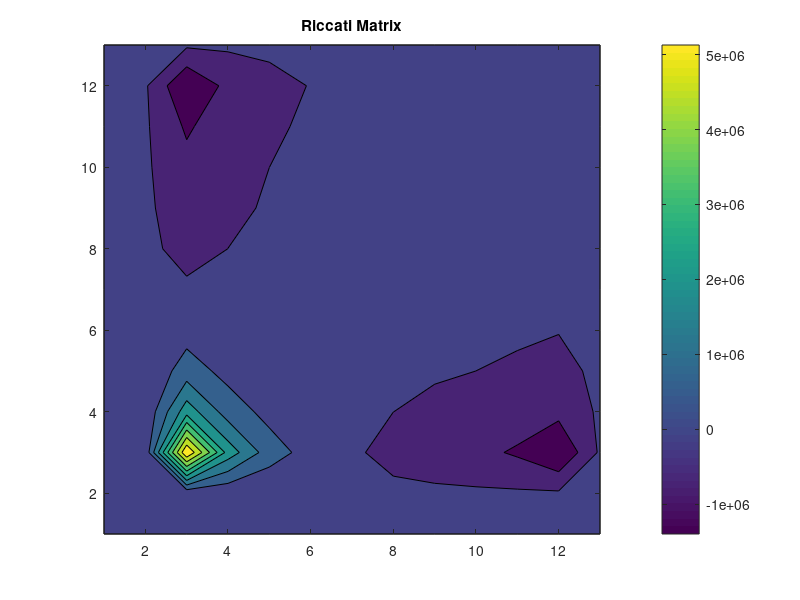
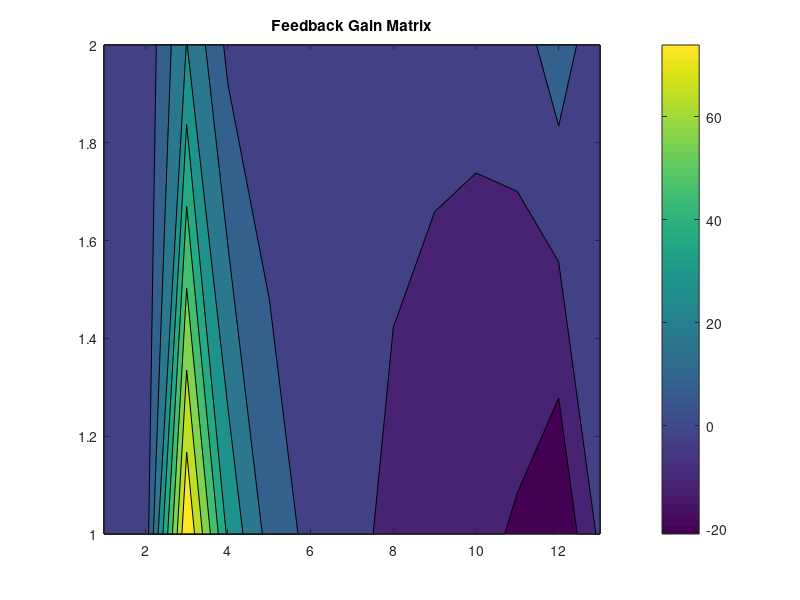

Reproduce these figures in MATLAB, in order. (Note: this script raises an error after producing the figures.)
%%%%%%%% Distillation Column  Davison 2011 %%%%%%%
%%%%%
A=1e-2*[-1.4 0.43 0 0 0 0 0 0 0 0 0;
    0.95 -1.38 0.46 0 0 0 0 0 0 0 0.05;
    0 0.95 -1.41 0.63 0 0 0 0 0 0 0.02;
    0 0 0.95 -1.58 1.1 0 0 0 0 0 0;
    0 0 0 0.95 -3.12 1.50 0 0 0 0 0;
    0 0 0 0 2.02 -3.52 2.20 0 0 0 0;
    0 0 0 0 0 2.02 -4.22 2.80 0 0 0;
    0 0 0 0 0 0 2.02 -4.82 3.70 0 0.02;
    0 0 0 0 0 0 0 2.02 -5.72 4.20 0.05;
    0 0 0 0 0 -0 0 0 2.02 -4.83 0.05;
    2.55 0 0 0 0 0 0 0 0 2.55 -1.85];

B=1e-4*[0 0;
    0.05 25;
    0.02 50;
    0.01 50;
    0 50;
    0 50;
    -0.05 50;
    -0.10 50;
    -0.4 25;
    -0.2 25;
    4.6 0];
%C=[0 0 0 0 0 0 0 0 0 1 0;
%   1 0 0 0 0 0 0 0 0 0 0;
%    0 0 0 0 0 0 0 0 0 0 1];
%D=[0 0;
%    0 0;
%    0 0];
C=[0 0 0 0 0 0 0 0 0 1 0;
   1 0 0 0 0 0 0 0 0 0 0];
D=[0 0;
   0 0];


[n,m]=size(B);
[p,n]=size(C);

Q=eye(n);
R=0.1*eye(m);
[K,S,CLP]=lqr(A,B,Q,R)

[n,m]=size(B);
[p,n]=size(C);

%% Klaman filter
Qe=eye(2);
Re=0.01*eye(p);
[L,P,E] = lqe(A,B,C,Qe,Re);





%% Integral Control

AA=[zeros(p,p) C;
    zeros(n,p) A];
BB=[D;
    B];
QQ=eye(n+p);
RR=eye(m);
[KK,SS,EECLP]=lqr(AA,BB,QQ,RR);
K1=KK(:,1:p);
Ko=KK(:,p+1:n+p);

Bc=-K1;
Cc=[eye(p)];

Ac=zeros(p,p);

figure(1)
contourf(SS)
title('Riccati Matrix');
colorbar

figure(2)
contourf(KK)
title('Feedback Gain Matrix');
colorbar


AAcl=[A B*Cc -B*Ko;
      Bc*C Ac  zeros(p,n);
      L*C B*Cc A-B*Ko-L*C];
BBcl=[zeros(n,m);
      -Bc;
      zeros(n,m)];
CCcl=[C zeros(p,p) zeros(p,n)];
DDcl=zeros(p,m);


figure(3)
step(AAcl,BBcl,CCcl,DDcl)
grid on;

%%%
SYS=ss(AAcl,BBcl,CCcl,DDcl);

%% Sensitivity Function
figure(4)
SSYS=eye(m)-SYS;
w=logspace(-4,3);
[SSV,w]=sigma(SSYS,w);
loglog(w,SSV(1,:),'LineWidth',2)
xlabel('\omega (rad/sec)');
ylabel('||S||')
title('Sensitivity Function')
grid on;

%% Complementary Sensitivity Function

figure(5)
SYS=ss(AAcl,BBcl,CCcl,DDcl);
[SSVV,w]=sigma(SYS,w);
loglog(w,SSVV(1,:),'LineWidth',2)
xlabel('\omega (rad/sec)');
ylabel('||T||')
title('Complementary Sensitivity Function');
grid on;












  %%% Phase margin based on S

alpha=max(SSV(1,:));
alpha=1/alpha;
PM1=2*asin(alpha/2);
ff=180/pi;
% Phase margin in degrees

PM1=PM1*ff

%%% Gain Margin based on S

GM1=1/(1-alpha);
% GM in db
%GM1=20*log10(GM1)

%%% Phase margin based on T

beta=max(SSVV(1,:));
beta=1/beta;
PM2=2*asin(beta/2);
ff=180/pi;
% Phase margin in degrees

PM2=PM2*ff

%%% Gain Margin based on T

GM2=1+beta;
% GM in db
%GM1=20*log10(GM2)


GMplus = max(1+alpha,1/(1-beta))

GMminus = max(1-alpha,1/(1+beta))

PM=max(PM1,PM2)
